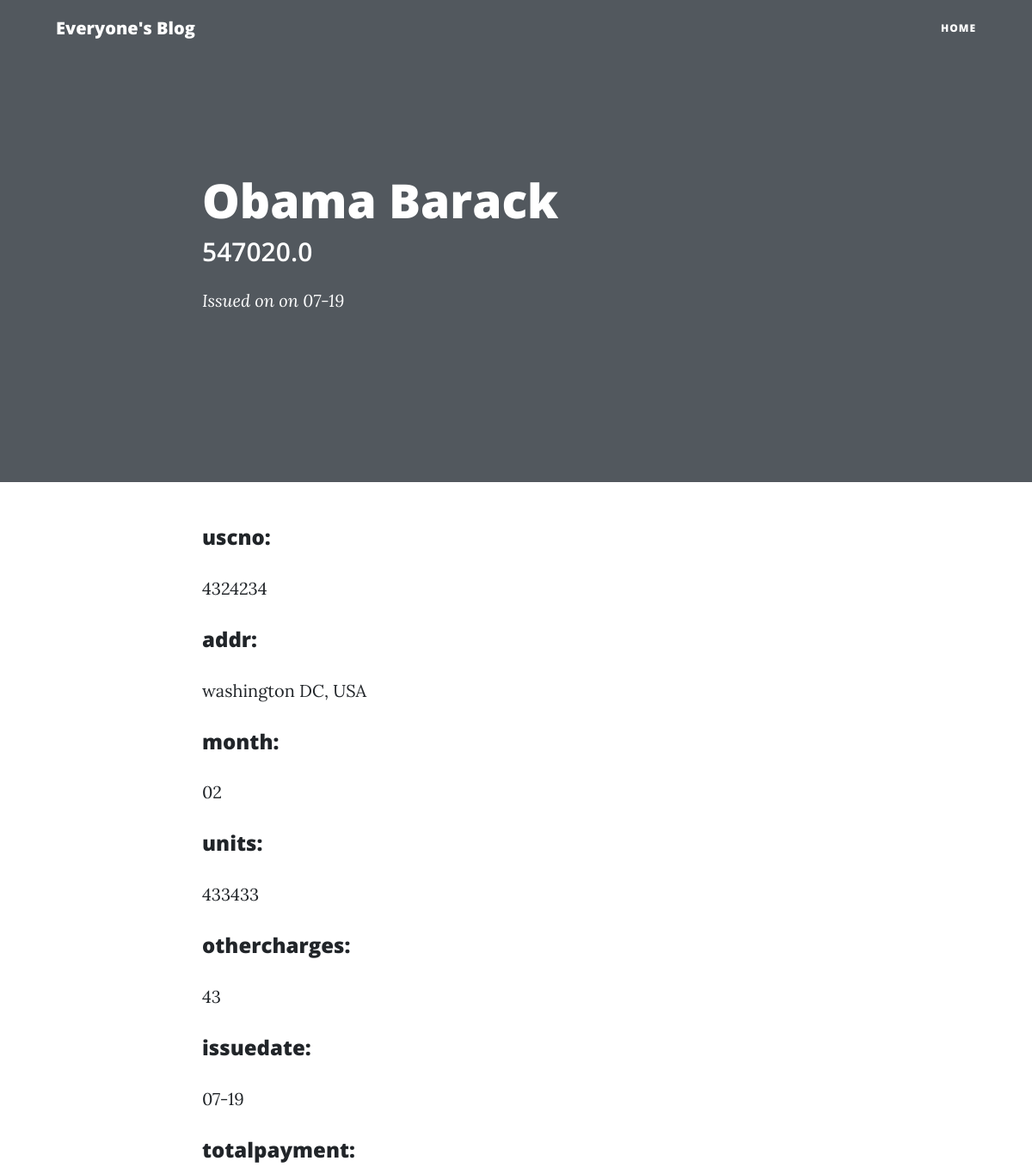
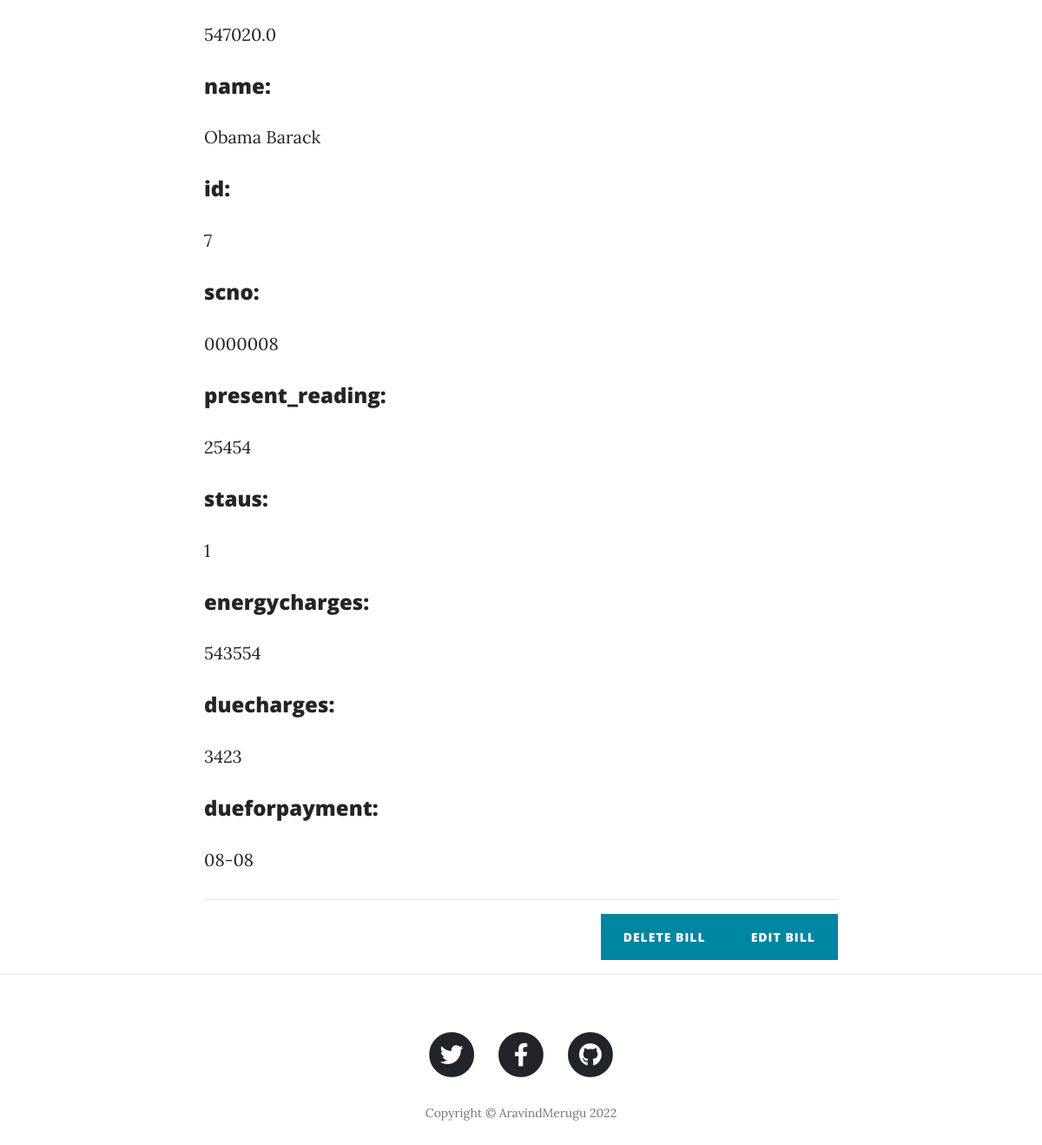
Page /bill/7 on the committed database (2 pictures, top to bottom).
### main.py (models this page shows)
class CreateBills(db.Model):
    __tablename__ = "all_bills"
    id = db.Column(db.Integer, primary_key=True)
    scno = db.Column(db.String(250), nullable=False)
    uscno = db.Column(db.String(250), nullable=False)
    name = db.Column(db.String(250), nullable=False)
    addr = db.Column(db.String(250), nullable=False)
    present_reading = db.Column(db.String(250), nullable=False)
    month = db.Column(db.String(250), nullable=False)
    staus = db.Column(db.String(250), nullable=False)
    units = db.Column(db.String(250),  nullable=False)
    energycharges = db.Column(db.String(250), nullable=False)
    othercharges = db.Column(db.String(250), nullable=False)
    duecharges = db.Column(db.String(250), nullable=False)
    issuedate = db.Column(db.String(250), nullable=False)
    dueforpayment = db.Column(db.String(250), nullable=False)
    totalpayment = db.Column(db.String(250), nullable=False)

### main.py (the view)
@app.route("/bill/<int:bill_id>", methods=["GET", "POST"])
def show_bill(bill_id):
    bill = CreateBills.query.get(bill_id)
    return render_template('show_bill.html',bill=bill)

### templates/show_bill.html
{% include "header.html" %}
{% import "bootstrap/wtf.html" as wtf %}
  <header class="masthead">
    <div class="overlay"></div>
    <div class="container">
      <div class="row">
        <div class="col-lg-8 col-md-10 mx-auto">
          <div class="post-heading">
            <h1>{{bill.name}}</h1>
            <h2 class="subheading">{{bill.totalpayment}}</h2>
            <span class="meta">Issued on
              on {{bill.issuedate}}</span>
          </div>
        </div>
      </div>
    </div>
  </header>
  <article>
    <div class="container">
      <div class="row">
        <div class="col-lg-8 col-md-10 mx-auto">
{% for key,value in bill.__dict__.items() %}
          {%if 'instance_state' in key %}
          {{pass}}
          {%else%}
          <h4>{{key}}: </h4><p>{{value}}</p>
          {%endif%}
          {% endfor %}
          <hr>
            <div class="clearfix">
              <a class="btn btn-primary float-right" href="{{url_for('edit_bill', bill_id=bill.id)}}">Edit bill</a>
               <a class="btn btn-primary float-right" href="{{url_for('delete_bill', bill_id=bill.id)}}"> Delete bill</a>
            </div>
          </div>
      </div>
    </div>
  </article>
  <hr>
{% include "footer.html" %}

### rows in the picture
CreateBills: name "Obama Barack", totalpayment "547020.0", issuedate "07-19", key "uscno", uscno "4324234", key "addr", addr "washington DC, USA", key "month", month "02", key "units", units "433433", key "othercharges", othercharges "43", key "issuedate", key "totalpayment", key "name", key "scno", scno "0000008", key "present_reading", present_reading "25454", key "energycharges", energycharges "543554", key "duecharges", duecharges "3423", key "dueforpayment", dueforpayment "08-08"

### other values in the picture
{{ key }} "id" "staus"
{{ value }} "7" "1"
